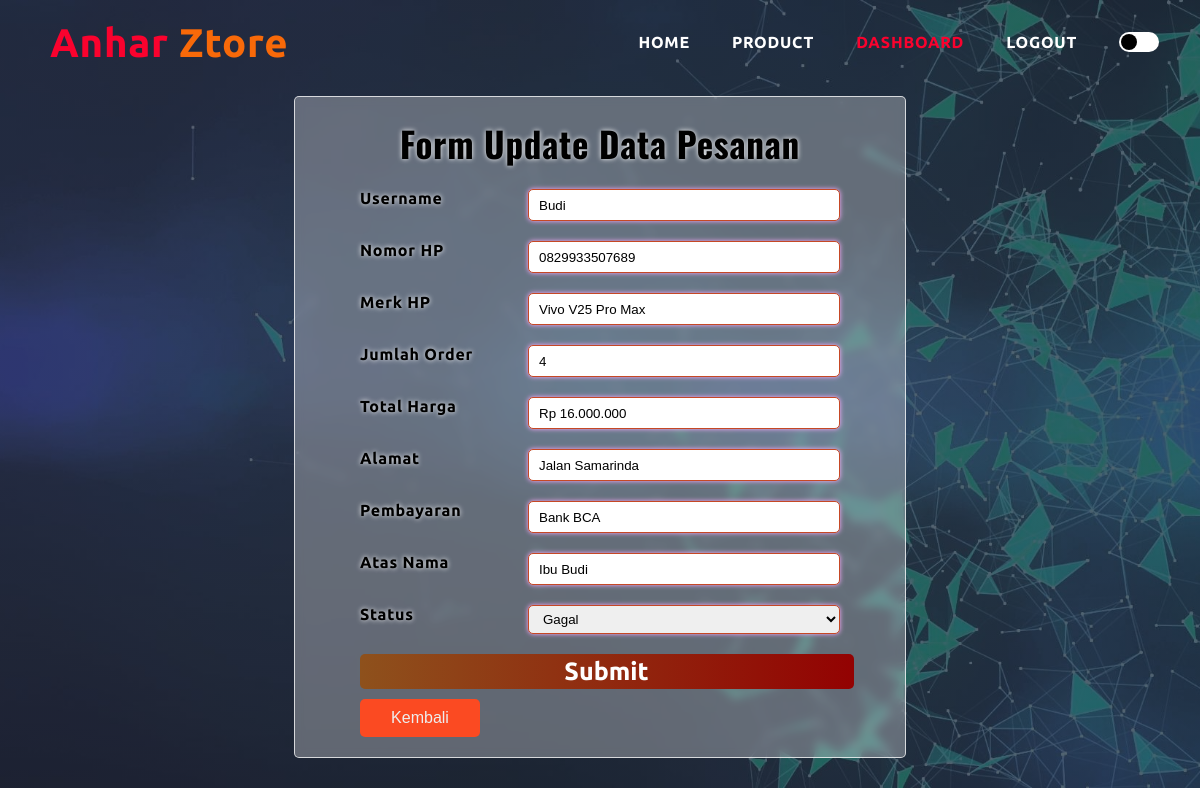
Screenshot of /pesanan/admin-edit-pesanan.php?id=8 (signed in) with the database file from the repository.
### tables this page shows
CREATE TABLE `pesanan` (
  `id_pesanan` int(10) NOT NULL,
  `id_user` int(10) NOT NULL,
  `id_produk` int(10) NOT NULL,
  `metode_pembayaran` varchar(100) NOT NULL,
  `jumlah` int(10) NOT NULL,
  `total_harga` int(10) NOT NULL,
  `keterangan_waktu` timestamp NOT NULL DEFAULT current_timestamp() ON UPDATE current_timestamp(),
  `atas_nama` varchar(100) NOT NULL,
  `status` enum('menunggu','berhasil','gagal') NOT NULL
);

CREATE TABLE `user` (
  `id_user` int(10) NOT NULL,
  `role` enum('admin','user') NOT NULL,
  `username` varchar(100) NOT NULL,
  `password` varchar(100) NOT NULL,
  `email` varchar(100) NOT NULL,
  `no_hp` varchar(16) NOT NULL,
  `alamat` text NOT NULL
);

CREATE TABLE `produk` (
  `id_produk` int(10) NOT NULL,
  `nama` varchar(100) NOT NULL,
  `harga` int(10) NOT NULL,
  `kategori` varchar(50) NOT NULL,
  `deskripsi` text NOT NULL,
  `stock` int(10) NOT NULL,
  `keterangan` timestamp NOT NULL DEFAULT current_timestamp() ON UPDATE current_timestamp(),
  `gambar` varchar(100) NOT NULL
);

### pesanan/admin-edit-pesanan.php (the view, shortened to what this page needs)
<?php
    require '../koneksi.php';
    $id = $_GET['id'];
    $result = mysqli_query( $conn, "SELECT * FROM pesanan
                            INNER JOIN user ON pesanan.id_user = user.id_user
                            INNER JOIN produk ON pesanan.id_produk = produk.id_produk
                            WHERE id_pesanan = '$id'"
                            );
    $pesanan = [];
    while ($row = mysqli_fetch_array($result)) {
        $pesanan[] = $row;
    }
    foreach($pesanan as $pesan);
?>
<!DOCTYPE html>
<html lang="en">
<head>
    <link rel="stylesheet" href="../style.css">
    <link rel="stylesheet" href="https://stackpath.bootstrapcdn.com/font-awesome/4.7.0/css/font-awesome.min.css">
</head>
<body>
    <div class="atas">
        <nav>
            <a href="index.html" id="logo"> Anhar <font color="#f86909"> Ztore </font> </a>
            <div class="navbar">
                <ul>
                    <li> <a href="../pengguna/admin/admin.php"> HOME </a></li>
                    <li> <a href="../produk/admin_list_barang.php"> PRODUCT </a></li>
                    <li> <a href="../pengguna/admin/kelola.php" style="color: #fa022e"> DASHBOARD </a></li>
                    <li> <a href="../logout.php"> LOGOUT </a></li>
                    <li>
                        <label>
                            <span class="check"></span>
                        </label>
                    </li>
                </ul>
            </div>
        </nav>
        <div class="form">
            <form method="post" action="">
                <h2>Form Update Data Pesanan</h2>
                <div class="order-detail">
                    <div class="input">
                        <span class="detail"> Username </span>
                        <input name="nama" type="text" value="<?php echo ucwords($pesan['username']) ?>" readonly
                                style="
                                    box-shadow: 0px 0px 5px 0px rgb(255, 172, 254);
                                    border-color: rgb(198, 72, 37);">
                    </div>
                    <div class="input">
                        <span class="detail"> Nomor HP </span>
                        <input name="no_hp" type="tel" value="<?php echo $pesan['no_hp'] ?>" readonly
                                style="
                                    box-shadow: 0px 0px 5px 0px rgb(255, 172, 254);
                                    border-color: rgb(198, 72, 37);">
                    </div>
                    <div class="input">
                        <span class="detail"> Merk HP </span>
                        <input name="merk" type="text" value="<?php echo $pesan['nama'] ?>" readonly
                                style="
                                    box-shadow: 0px 0px 5px 0px rgb(255, 172, 254);
                                    border-color: rgb(198, 72, 37);">
                    </div>
                    <div class="input">
                        <span class="detail"> Jumlah Order </span>
                        <input name="jumlah" type="number" value="<?php echo $pesan['jumlah'] ?>" readonly
                                style="
                                    box-shadow: 0px 0px 5px 0px rgb(255, 172, 254);
                                    border-color: rgb(198, 72, 37);">
                    </div>
                    <div class="input">
                        <span class="detail"> Total Harga </span>
                        <input name="total" type="text" value="Rp <?php echo number_format($pesan['total_harga'], 0, '.', '.') ?>" readonly
                                style="
                                    box-shadow: 0px 0px 5px 0px rgb(255, 172, 254);
                                    border-color: rgb(198, 72, 37);">
                    </div>
                    <div class="input">
                        <span class="detail"> Alamat </span>
                        <input name="alamat" type="text" value="<?php echo $pesan['alamat'] ?>" readonly
                                style="
                                    box-shadow: 0px 0px 5px 0px rgb(255, 172, 254);
                                    border-color: rgb(198, 72, 37);">
                    </div>
                    <div class="input">
                        <span class="detail">Pembayaran </span>
                        <input name="pembayaran" type="text" value="<?php echo $pesan['metode_pembayaran'] ?>" readonly
                                style="
                                    box-shadow: 0px 0px 5px 0px rgb(255, 172, 254);
                                    border-color: rgb(198, 72, 37);">
                    </div>
                    <div class="input">
                        <span class="detail">Atas Nama </span>
                        <input name="atas_nama" type="text" value="<?php echo $pesan['atas_nama'] ?>" readonly
                                style="
                                    box-shadow: 0px 0px 5px 0px rgb(255, 172, 254);
                                    border-color: rgb(198, 72, 37);">
                    </div>
                    <div class="input">
                        <span class="detail">Status </span>
                        <select name="status" id="" required>
                        <?php
                        if ($pesan['status'] != 'menunggu'){
                            $status = ucwords($pesan['status']);
                            echo "<option value='$pesan[status]' readonly >$status</option>";
                        }else {
                            echo "<option value=''>-</option>";
                            echo "<option value='menunggu'>Menunggu</option>";
                            echo "<option value='berhasil'>Berhasil</option>";
                            echo "<option value='gagal'>Gagal</option>";
                        }
                        ?>
                        </select>
                    </div>
                    <div class="submitButton">
                        <input type="submit" value="Submit" name="ubah">
                    </div>
                    <div class="kelola">
                        <button><a href="../pengguna/admin/kelola-pesanan.php">Kembali</a> </button>
                    </div>
                </div>
            </form>
        </div>
    </div>
</body>
</html>

### style.css (style rules this page uses)
* { margin: 0; padding: 0; scroll-behavior: smooth; }
:root { --Atas-color: linear-gradient(rgba(30, 34, 51, 0.7),rgba(30, 34, 51, 0.7)), url(assets/bg.jpg); --Bawah-color: url(assets/bg2.jpg); --h1produk-color: rgb(8, 8, 53); --h1produk-shadow: 1px 1px 3px red; --pproduk-color: rgb(85, 81, 81); --kolom-color: #dafaf8; --kolom-shadow: rgb(108, 108, 108); --kolom-hover: rgb(55, 82, 255); --h1review-color: rgb(8, 8, 53); --kolomreview-color: #e9f9f7; --preview-color: black; --fareview-color: rgb(6, 15, 114); --form-color: rgba(255, 255, 255, 0.3); --tampil-color: linear-gradient(rgba(17,100,98,1) 0%, rgba(15,13,106,1) 100%); --form-shadow: 0px 0px 5px white; }
body { letter-spacing: 0.75px; font-size: 16px; font-weight: 500; }
.check:before, .check:after { border-radius: 50%; content: ''; position: absolute; top: 2px; transition: transform 0.5s ease; height: 16px; width: 16px; }
.check:before { background-color: #000; left: 2px; }
.check { background-color: #fff; border-radius: 20px; cursor: pointer; display: block; height: 20px; overflow: hidden; position: relative; transition: background-color 0.5s ease-in; box-shadow: 0.5s ease-in; width: 40px; }
.atas { min-height: 650px; height: auto; width: 100%; background-image: var(--Atas-color); background-position: center; background-size: cover; position: static; font-family: 'Ubuntu', sans-serif; text-align: center; margin: auto; z-index: 1; padding-bottom: 30px; }
nav { padding-top: 20px; padding-bottom: 20px; display: flex; padding-left: 50px; justify-content: space-between; align-items: center; }
#logo { color: rgb(248, 240, 227); font-size: 40px; text-decoration: none; font-weight: 700; }
.navbar { float: right; }
.navbar ul { display: flex; flex-direction: row; align-items: center; }
.navbar ul li { list-style: none; display: flex; flex-direction: column; padding-right: 40px; position: static; border:1px solid transparent; }
.navbar ul li a { font-weight: 600; color: white; text-decoration: none; font-family: 'Ubuntu', sans-serif; font-size: 16px; }
.navbar ul li::after { content: ''; width: 0%; height: 2px; display: flex; margin: auto; transition: 0.5s; }
.form { text-shadow: var(--form-shadow); display: flex; justify-content: center; align-items: center; background: var(--form-color); border: 1px solid rgba(255, 255, 255, 0.75); backdrop-filter: blur(5px); max-width: 550px; max-height: 700px; width: 100%; margin: auto; margin-top: 10px; padding: 20px 30px; border-radius: 5px; color: var(--preview-color); font-weight: 600; }
.form h2 { font-size: 35px; margin-bottom: 10px; font-family: 'Oswald', sans-serif; }
.input { font-family: 'Ubuntu'; display: flex; justify-content: space-between; width: 480px; margin: 20px; }
.input input { border-radius: 5px; border: 1px solid rgb(160, 160, 160); box-shadow: 0px 0px 5px 0px rgb(160, 160, 160); height: 30px; outline: none; width: 300px; padding-left: 10px; }
.input select { cursor: pointer; outline: none; border: 1px solid rgb(160, 160, 160); box-shadow: 0px 0px 5px 0px rgb(160, 160, 160); border-radius: 5px; height: 29px; width: 312px; padding-left: 10px; }
.input select:focus, .input select:valid { box-shadow: 0px 0px 5px 0px rgb(255, 172, 254); border-color: rgb(198, 72, 37); }
.submitButton input { cursor: pointer; border-radius: 5px; border: none; margin-left: 13px; color: white; height: 35px; width: 95%; font-weight: 700; font-family: 'ubuntu'; font-size: 25px; background: linear-gradient(90deg, rgba(142,81,28,1) 0%, rgba(147,2,2,1) 100%); }
.kelola button { margin-top: 10px; margin-left: 20px; width: 120px; padding-top: 10px; border-radius: 5px; padding-bottom: 10px; background: #fb4a22; float: left; border: none; outline: none; }
.kelola button a { text-decoration: none; font-size: 16px; color: #eeeeee; }

### rows the page displays
pesanan: nama "Budi", no_hp "0829933507689", merk "Vivo V25 Pro Max", jumlah "4", total "Rp 16.000.000", alamat "Jalan Samarinda", pembayaran "Bank BCA", atas_nama "Ibu Budi", status "Gagal"
